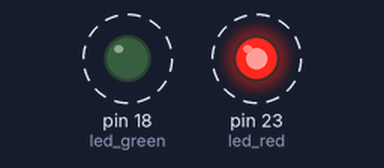
A sketch run on a simulated Arduino Mega 2560, built with avr-gcc and run on an emulated ATmega2560. On the bench: output pins drawn as LEDs (lit = HIGH). Dashed ring = blinking.

Above: at 0.5 s.
Timing chart, 0 to 4.6 s (numbered marks = the images above):
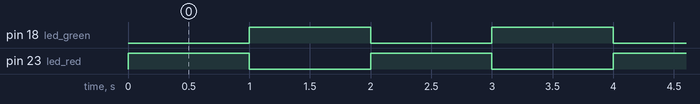

Measured:
- by itself, pin 18 (led_green), pin 23 (led_red): alternates HIGH for 1.0 s and LOW for 1.0 s

The sketch:

code_robot.ino
```cpp
const int led_red = 23;
const int led_green = 18;

void setup() {
 pinMode(led_red, OUTPUT);
 pinMode(led_green, OUTPUT);
}

void loop() {
  digitalWrite(led_red, HIGH);
  digitalWrite(led_green, LOW);
  delay(1000);
  digitalWrite(led_red, LOW);
  digitalWrite(led_green, HIGH);
  delay(1000);


}
```
